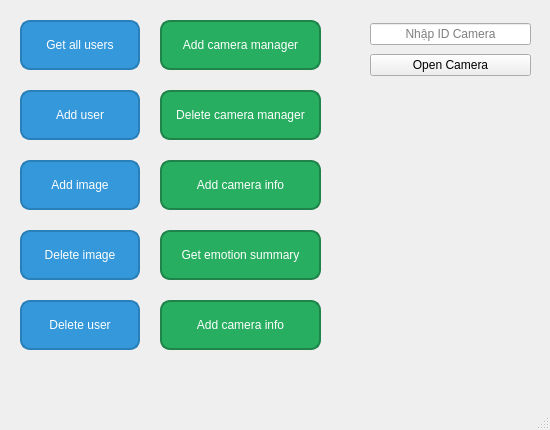
<?xml version="1.0" encoding="UTF-8"?>
<ui version="4.0">
 <class>MainWindow</class>
 <widget class="QMainWindow" name="MainWindow">
  <property name="geometry">
   <rect>
    <x>0</x>
    <y>0</y>
    <width>550</width>
    <height>430</height>
   </rect>
  </property>
  <property name="minimumSize">
   <size>
    <width>550</width>
    <height>430</height>
   </size>
  </property>
  <property name="maximumSize">
   <size>
    <width>550</width>
    <height>430</height>
   </size>
  </property>
  <property name="windowTitle">
   <string>MainWindow</string>
  </property>
  <property name="animated">
   <bool>false</bool>
  </property>
  <property name="tabShape">
   <enum>QTabWidget::Rounded</enum>
  </property>
  <property name="unifiedTitleAndToolBarOnMac">
   <bool>false</bool>
  </property>
  <widget class="QWidget" name="centralwidget">
   <widget class="QPushButton" name="get_users_button">
    <property name="geometry">
     <rect>
      <x>20</x>
      <y>20</y>
      <width>120</width>
      <height>50</height>
     </rect>
    </property>
    <property name="styleSheet">
     <string notr="true">QPushButton {
    border-radius: 10px; /* Bo góc với bán kính 15 pixel */
    background-color: #3498db; /* Màu nền */
    color: white; /* Màu chữ */
    border: 2px solid #2980b9; /* Đường viền */
	font: 14pt &quot;.AppleSystemUIFont&quot;;
}
QPushButton:hover {
    background-color: #2980b9; /* Màu nền khi trỏ chuột vào nút */
}
</string>
    </property>
    <property name="text">
     <string>Get all users</string>
    </property>
    <property name="iconSize">
     <size>
      <width>16</width>
      <height>16</height>
     </size>
    </property>
    <property name="autoDefault">
     <bool>false</bool>
    </property>
   </widget>
   <widget class="QPushButton" name="add_user_button">
    <property name="geometry">
     <rect>
      <x>20</x>
      <y>90</y>
      <width>120</width>
      <height>50</height>
     </rect>
    </property>
    <property name="styleSheet">
     <string notr="true">QPushButton {
    border-radius: 10px; /* Bo góc với bán kính 15 pixel */
    background-color: #3498db; /* Màu nền */
    color: white; /* Màu chữ */
    border: 2px solid #2980b9; /* Đường viền */
	font: 14pt &quot;.AppleSystemUIFont&quot;;
}
QPushButton:hover {
    background-color: #2980b9; /* Màu nền khi trỏ chuột vào nút */
}
</string>
    </property>
    <property name="text">
     <string>Add user</string>
    </property>
    <property name="iconSize">
     <size>
      <width>16</width>
      <height>16</height>
     </size>
    </property>
    <property name="autoDefault">
     <bool>false</bool>
    </property>
   </widget>
   <widget class="QPushButton" name="delete_user_button">
    <property name="geometry">
     <rect>
      <x>20</x>
      <y>300</y>
      <width>120</width>
      <height>50</height>
     </rect>
    </property>
    <property name="styleSheet">
     <string notr="true">QPushButton {
    border-radius: 10px; /* Bo góc với bán kính 15 pixel */
    background-color: #3498db; /* Màu nền */
    color: white; /* Màu chữ */
    border: 2px solid #2980b9; /* Đường viền */
	font: 14pt &quot;.AppleSystemUIFont&quot;;
}
QPushButton:hover {
    background-color: #2980b9; /* Màu nền khi trỏ chuột vào nút */
}
</string>
    </property>
    <property name="text">
     <string>Delete user</string>
    </property>
    <property name="iconSize">
     <size>
      <width>16</width>
      <height>16</height>
     </size>
    </property>
    <property name="autoDefault">
     <bool>false</bool>
    </property>
   </widget>
   <widget class="QPushButton" name="add_image_button">
    <property name="geometry">
     <rect>
      <x>20</x>
      <y>160</y>
      <width>120</width>
      <height>50</height>
     </rect>
    </property>
    <property name="styleSheet">
     <string notr="true">QPushButton {
    border-radius: 10px; /* Bo góc với bán kính 15 pixel */
    background-color: #3498db; /* Màu nền */
    color: white; /* Màu chữ */
    border: 2px solid #2980b9; /* Đường viền */
	font: 14pt &quot;.AppleSystemUIFont&quot;;
}
QPushButton:hover {
    background-color: #2980b9; /* Màu nền khi trỏ chuột vào nút */
}
</string>
    </property>
    <property name="text">
     <string>Add image</string>
    </property>
    <property name="iconSize">
     <size>
      <width>16</width>
      <height>16</height>
     </size>
    </property>
    <property name="autoDefault">
     <bool>false</bool>
    </property>
   </widget>
   <widget class="QPushButton" name="delete_image_button">
    <property name="geometry">
     <rect>
      <x>20</x>
      <y>230</y>
      <width>120</width>
      <height>50</height>
     </rect>
    </property>
    <property name="styleSheet">
     <string notr="true">QPushButton {
    border-radius: 10px; /* Bo góc với bán kính 15 pixel */
    background-color: #3498db; /* Màu nền */
    color: white; /* Màu chữ */
    border: 2px solid #2980b9; /* Đường viền */
	font: 14pt &quot;.AppleSystemUIFont&quot;;
}
QPushButton:hover {
    background-color: #2980b9; /* Màu nền khi trỏ chuột vào nút */
}
</string>
    </property>
    <property name="text">
     <string>Delete image</string>
    </property>
    <property name="iconSize">
     <size>
      <width>16</width>
      <height>16</height>
     </size>
    </property>
    <property name="autoDefault">
     <bool>false</bool>
    </property>
   </widget>
   <widget class="QPushButton" name="add_camera_manager_button">
    <property name="geometry">
     <rect>
      <x>160</x>
      <y>20</y>
      <width>161</width>
      <height>50</height>
     </rect>
    </property>
    <property name="styleSheet">
     <string notr="true">QPushButton {
    border-radius: 10px; /* Bo góc với bán kính 15 pixel */
    background-color: #27ae60; /* Màu nền */
    color: white; /* Màu chữ */
    border: 2px solid #1e8449; /* Đường viền */
	font: 14pt &quot;.AppleSystemUIFont&quot;;
}
QPushButton:hover {
    background-color: #2ecc71; /* Màu nền khi trỏ chuột vào nút */
}
</string>
    </property>
    <property name="text">
     <string>Add camera manager</string>
    </property>
    <property name="iconSize">
     <size>
      <width>16</width>
      <height>16</height>
     </size>
    </property>
    <property name="autoDefault">
     <bool>false</bool>
    </property>
   </widget>
   <widget class="QPushButton" name="delete_camera_manager_button">
    <property name="geometry">
     <rect>
      <x>160</x>
      <y>90</y>
      <width>161</width>
      <height>50</height>
     </rect>
    </property>
    <property name="styleSheet">
     <string notr="true">QPushButton {
    border-radius: 10px; /* Bo góc với bán kính 15 pixel */
    background-color: #27ae60; /* Màu nền */
    color: white; /* Màu chữ */
    border: 2px solid #1e8449; /* Đường viền */
	font: 14pt &quot;.AppleSystemUIFont&quot;;
}
QPushButton:hover {
    background-color: #2ecc71; /* Màu nền khi trỏ chuột vào nút */
}
</string>
    </property>
    <property name="text">
     <string>Delete camera manager</string>
    </property>
    <property name="iconSize">
     <size>
      <width>16</width>
      <height>16</height>
     </size>
    </property>
    <property name="autoDefault">
     <bool>false</bool>
    </property>
   </widget>
   <widget class="QPushButton" name="delete_camera_info_button">
    <property name="geometry">
     <rect>
      <x>160</x>
      <y>160</y>
      <width>161</width>
      <height>50</height>
     </rect>
    </property>
    <property name="styleSheet">
     <string notr="true">QPushButton {
    border-radius: 10px; /* Bo góc với bán kính 15 pixel */
    background-color: #27ae60; /* Màu nền */
    color: white; /* Màu chữ */
    border: 2px solid #1e8449; /* Đường viền */
	font: 14pt &quot;.AppleSystemUIFont&quot;;
}
QPushButton:hover {
    background-color: #2ecc71; /* Màu nền khi trỏ chuột vào nút */
}
</string>
    </property>
    <property name="text">
     <string>Add camera info</string>
    </property>
    <property name="iconSize">
     <size>
      <width>16</width>
      <height>16</height>
     </size>
    </property>
    <property name="autoDefault">
     <bool>false</bool>
    </property>
   </widget>
   <widget class="QPushButton" name="get_emotion_summary_button">
    <property name="geometry">
     <rect>
      <x>160</x>
      <y>230</y>
      <width>161</width>
      <height>50</height>
     </rect>
    </property>
    <property name="styleSheet">
     <string notr="true">QPushButton {
    border-radius: 10px; /* Bo góc với bán kính 15 pixel */
    background-color: #27ae60; /* Màu nền */
    color: white; /* Màu chữ */
    border: 2px solid #1e8449; /* Đường viền */
	font: 14pt &quot;.AppleSystemUIFont&quot;;
}
QPushButton:hover {
    background-color: #2ecc71; /* Màu nền khi trỏ chuột vào nút */
}
</string>
    </property>
    <property name="text">
     <string>Get emotion summary</string>
    </property>
    <property name="iconSize">
     <size>
      <width>16</width>
      <height>16</height>
     </size>
    </property>
    <property name="autoDefault">
     <bool>false</bool>
    </property>
   </widget>
   <widget class="QPushButton" name="get_tracking_data_button">
    <property name="geometry">
     <rect>
      <x>160</x>
      <y>300</y>
      <width>161</width>
      <height>50</height>
     </rect>
    </property>
    <property name="styleSheet">
     <string notr="true">QPushButton {
    border-radius: 10px; /* Bo góc với bán kính 15 pixel */
    background-color: #27ae60; /* Màu nền */
    color: white; /* Màu chữ */
    border: 2px solid #1e8449; /* Đường viền */
	font: 14pt &quot;.AppleSystemUIFont&quot;;
}
QPushButton:hover {
    background-color: #2ecc71; /* Màu nền khi trỏ chuột vào nút */
}
</string>
    </property>
    <property name="text">
     <string>Add camera info</string>
    </property>
    <property name="iconSize">
     <size>
      <width>16</width>
      <height>16</height>
     </size>
    </property>
    <property name="autoDefault">
     <bool>false</bool>
    </property>
   </widget>
   <widget class="QWidget" name="layoutWidget">
    <property name="geometry">
     <rect>
      <x>370</x>
      <y>20</y>
      <width>161</width>
      <height>61</height>
     </rect>
    </property>
    <layout class="QVBoxLayout" name="verticalLayout">
     <property name="sizeConstraint">
      <enum>QLayout::SetDefaultConstraint</enum>
     </property>
     <property name="leftMargin">
      <number>0</number>
     </property>
     <item>
      <widget class="QLineEdit" name="cameraInput">
       <property name="alignment">
        <set>Qt::AlignCenter</set>
       </property>
       <property name="placeholderText">
        <string comment="0">Nhập ID Camera</string>
       </property>
      </widget>
     </item>
     <item>
      <widget class="QPushButton" name="open_camera_button">
       <property name="text">
        <string>Open Camera</string>
       </property>
      </widget>
     </item>
    </layout>
   </widget>
  </widget>
  <widget class="QStatusBar" name="statusbar"/>
 </widget>
 <resources/>
 <connections/>
</ui>
